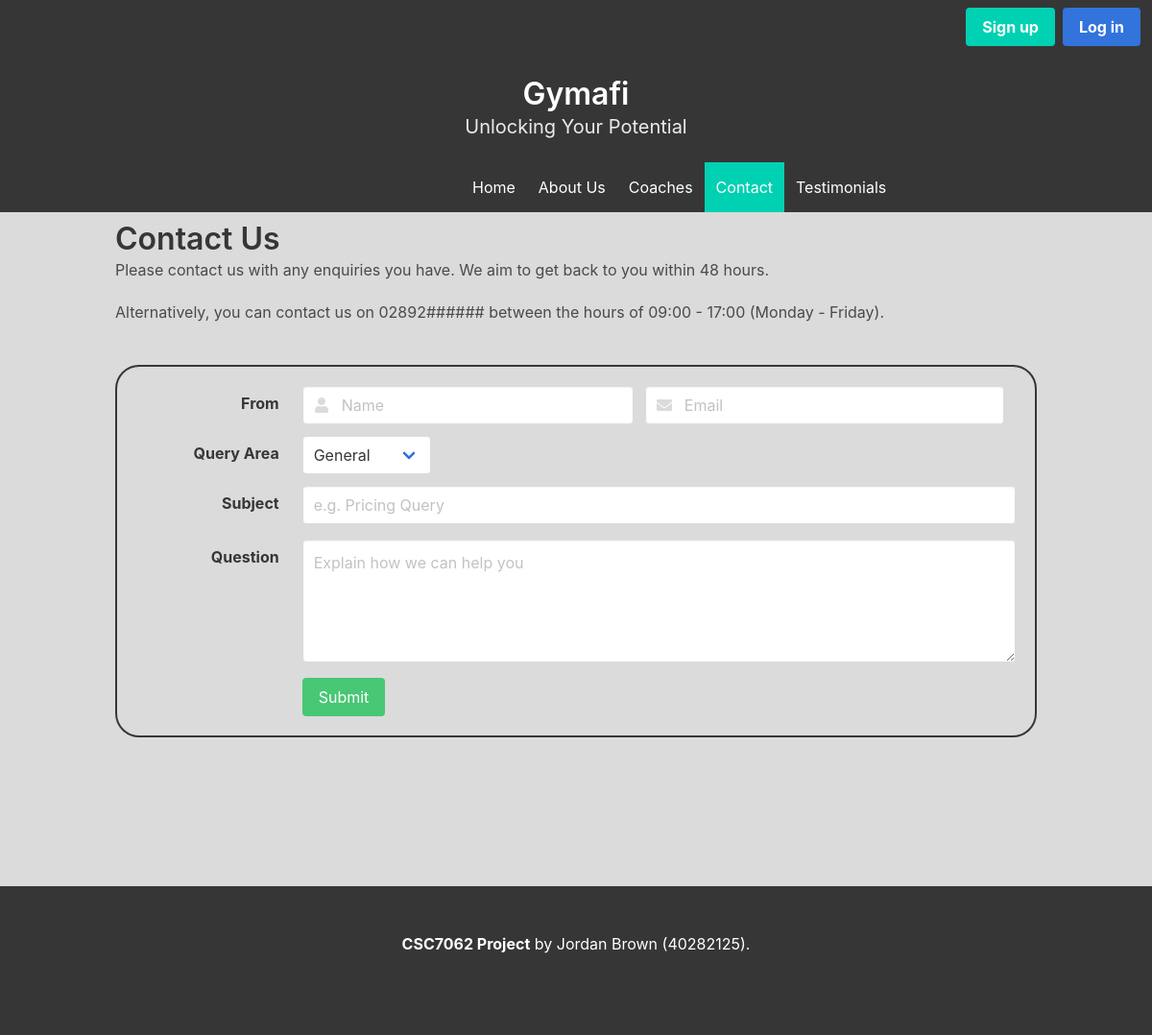
The page /contact.php on the database its author committed.
### tables this page shows
CREATE TABLE `webdev_page_content` (
  `id` int(11) NOT NULL,
  `page_id` int(11) NOT NULL,
  `description` varchar(255) NOT NULL,
  `title` varchar(255) NOT NULL,
  `content` text NOT NULL,
  `content_2` text DEFAULT NULL
);

### contact.php (the view, shortened to what this page needs)
<?php
include("conn.php");
?>
<!DOCTYPE html>
<html>
<head>
  <link href="styles/bulma.css" rel="stylesheet">
  <link href="styles/gui.css" rel="stylesheet">
</head>
<body class="has-background-grey-lighter">
  <?php
  if ((!isset($_SESSION['gymafi_userid']) && (!isset($_SESSION['gymafi_coachid'])
    && (!isset($_SESSION['gymafi_superadmin']))))) {
  ?> <nav class='navbar is-dark' role='navigation' aria-label='main navigation'>
      <div class='navbar-end'>
        <div class='navbar-item'>
          <div class='buttons loginButtons'>
            <a class='button is-primary' href='signup.php'>
              <strong>Sign up</strong>
            </a>
            <a class='button is-link' href='login.php'>
              <strong>Log in</strong>
            </a>
          </div>
        </div>
      </div>
    </nav>
  <?php
  }
  ?>
  <section class="hero is-dark is-small">
    <div class="hero-body">
      <div class="container">
        <h1 class="title myTitle">
          Gymafi
        </h1>
        <h2 class="subtitle myTitle">
          Unlocking Your Potential
        </h2>
      </div>
    </div>
  </section>
  <nav class="navbar is-dark" role="navigation" aria-label="main navigation">
    <div id="navbarBasicExample" class="navbar-menu has-background-dark">
      <div class="navbar-start myNavPublic">
        <a class="navbar-item has-text-white" href='index.php'>
          Home
        </a>
        <a class="navbar-item has-text-white" href='aboutus.php'>
          About Us
        </a>
        <a class="navbar-item has-text-white" href='coaches.php'>
          Coaches
        </a>
        <a class="navbar-item has-text-white has-background-primary" href='contact.php'>
          Contact
        </a>
        <a class="navbar-item has-text-white" href='testimonials.php'>
          Testimonials
        </a>
      </div>
    </div>
  </nav>
  <div class="container " id="contactTitle">
    <?php
    $getContentOfPage = $conn->prepare("SELECT  webdev_page_content.title,  webdev_page_content.content,
    webdev_page_content.content_2
   FROM webdev_page_content
   WHERE webdev_page_content.id = 13");
    $getContentOfPage->execute();
    $getContentOfPage->store_result();
    $getContentOfPage->bind_result($contentTitle, $contentOne, $contentTwo);
    echo "
           <h2 class='title'>", htmlentities($contentTitle, ENT_QUOTES), "</h2>
    <h3 class='subtitle is-6'>
    $contentOne
    </h3>
    <h3 class='subtitle is-6'>", htmlentities($contentTwo, ENT_QUOTES), "</h3>";
    ?>
  </div>
  <form action='contact.php' method='POST' id='actualContactForm'>
    <div id="myForm">
      <div class="container" id="contactForm">
        <form action='contact.php' method='post'>
          <div class="field is-horizontal">
            <div class="field-label is-normal">
              <label class="label">From</label>
            </div>
            <div class="field-body">
              <div class="field">
                <p class="control is-expanded has-icons-left">
                  <input class="input" id="nameContact" type="text" placeholder="Name" name='contactName'>
                  <span class="icon is-left">
                  </span>
                </p>
              </div>
              <div class="field">
                <p class="control is-expanded has-icons-left has-icons-right">
                  <input class="input" id="emailContact" type="email" placeholder="Email" name='contactEmail'>
                  <span class="icon is-left">
                  </span>
                </p>
              </div>
            </div>
          </div>
          <div class="field is-horizontal">
            <div class="field-label is-normal">
              <label class="label">Query Area</label>
            </div>
            <div class="field-body">
              <div class="field is-narrow">
                <div class="control">
                  <div class="select is-fullwidth">
                    <select name='contactArea'>
                      <option>General</option>
                    </select>
                  </div>
                </div>
              </div>
            </div>
          </div>
          <div class="field is-horizontal">
            <div class="field-label is-normal">
              <label class="label subjectlab">Subject</label>
            </div>
            <div class="field-body">
              <div class="field">
                <div class="control">
                  <input class="input" id="subjectContact" type="text" placeholder="e.g. Pricing Query" name='contactSubject'>
                </div>
              </div>
            </div>
          </div>
          <div class="field is-horizontal">
            <div class="field-label is-normal">
              <label class="label">Question</label>
            </div>
            <div class="field-body">
              <div class="field">
                <div class="control">
                  <textarea class="textarea" id="questionContact" placeholder="Explain how we can help you" name='contactMsg'></textarea>
                </div>
              </div>
            </div>
          </div>
          <div class="field is-horizontal">
            <div class="field-label">
            </div>
            <div class="field-body">
              <div class="field">
                <div class="control">
                  <input type='submit' class='button is-success contactIfValid' id='submitContact' value='Submit' name='submitContact'>
                </div>
              </div>
            </div>
          </div>
        </form>
      </div>
    </div>
  </form>
  <div class="myFooter" id='contactFooter'>
    <footer class="footer has-background-dark alsoMyFooter" id='contactFoot'>
      <div class="content has-text-centered has-text-white">
        <p>
          <span id="boldFoot">CSC7062 Project</span> by Jordan Brown (40282125).
        </p>
      </div>
    </footer>
  </div>
</body>
</html>

### styles/gui.css (style rules this page uses)
#contactFoot { margin-top: 155px; }
.myNavPublic { margin-left: 40%; }
.myTitle { text-align: center; }
#myForm { margin-top: 40px; padding-top: 5px; }
#contactForm { border-radius: 25px; border: 2px solid #363636; padding: 20px; }
.myFooter { margin-top: 30px; }
#contactFooter { margin-top: 82px; }
.alsoMyFooter { height: 155px; }
#boldFoot { font-weight: bold; }
#contactTitle { margin-top: 10px; }

### rows shown on the page
webdev_page_content: title "Contact Us", content "Please contact us with any enquiries you have. We aim to get back to you within 48 hours.", content_2 "Alternatively, you can contact us on 02892###### between the hours of 09:00 - 17:00 (Monday - Friday)."
